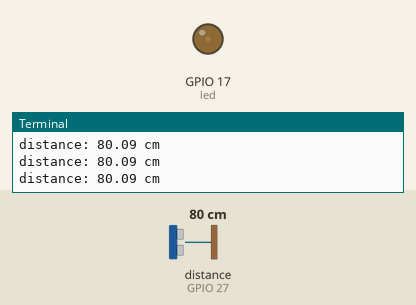
This program was run on a simulated Raspberry Pi (BCM pin numbers). Shown: output pins drawn as LEDs (lit = HIGH), the last lines printed to the terminal. Inputs (shaded band) come from the test bench; at power-on: distance to the obstacle (sensor on GPIO 27) 80 cm. The echo pulse lasts 58.3 µs per cm; the clock reads 2024-03-15 10:24:30 at power-on unless the program sets it; pins used as bus, display or sensor lines are not drawn.

Above: at 3.2 s.
3.3 s: distance to the obstacle (sensor on GPIO 27) set to 2 cm
At 4.05 s:
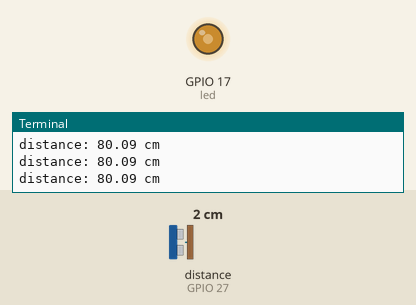
At 4.9 s:
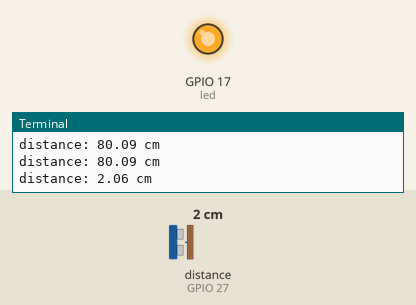
6.0 s: distance to the obstacle (sensor on GPIO 27) set to 18 cm
Timing chart, 0 to 9.0 s (numbered marks = the images above; inputs shaded):
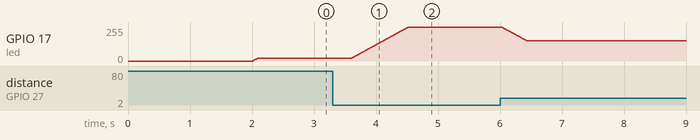

Measured:
- after the input at 3.3 s, GPIO 17 (led): moves from 20/255 to 252/255 over 0.90 s, starting after 0.31 s

The program:

pwm.py
```python
import RPi.GPIO as GPIO
import time
import numpy as np

#GPIO pins
led = 17
trig = 4
echo = 27

#set GPIO mode
GPIO.setmode(GPIO.BCM)

#setup
GPIO.setup(led, GPIO.OUT)
GPIO.setup(trig, GPIO.OUT)
GPIO.setup(echo, GPIO.IN)

#distance and duty range
distance_range = np.array([10, 20, 50, 100])
duty_cycle_range = np.array([100, 50, 25, 0])

#create pwm instance, start pwm at 0 duty cycle
pwm = GPIO.PWM(led, 100)
pwm.start(0)

def distance():

        GPIO.output(trig, True)
        time.sleep(0.00001)
        GPIO.output(trig, False)

        while GPIO.input(echo)==0:
                pulse_start = time.time()
        while GPIO.input(echo)==1:
                pulse_end = time.time()

        pulse_duration = pulse_end - pulse_start
        distance = pulse_duration * 17150
        distance = round(distance, 2)

        return distance

try:
        GPIO.output(trig, GPIO.LOW)
        print ("Waiting for sensor to settle")
        time.sleep(2)

        current_duty_cycle = 0
        while True:
                x = distance()

                duty_cycle = np.interp(x, distance_range, duty_cycle_range)
                step = 1 if duty_cycle > current_duty_cycle else -1
                for i in range(int(current_duty_cycle), int(duty_cycle), step):
                        pwm.ChangeDutyCycle(i)
                        time.sleep(0.01)

		current_duty_cycle = duty_cycle
                print ("distance:", x, "cm")
                time.sleep(0.5)

except KeyboardInterrupt:
        GPIO.cleanup()
```
